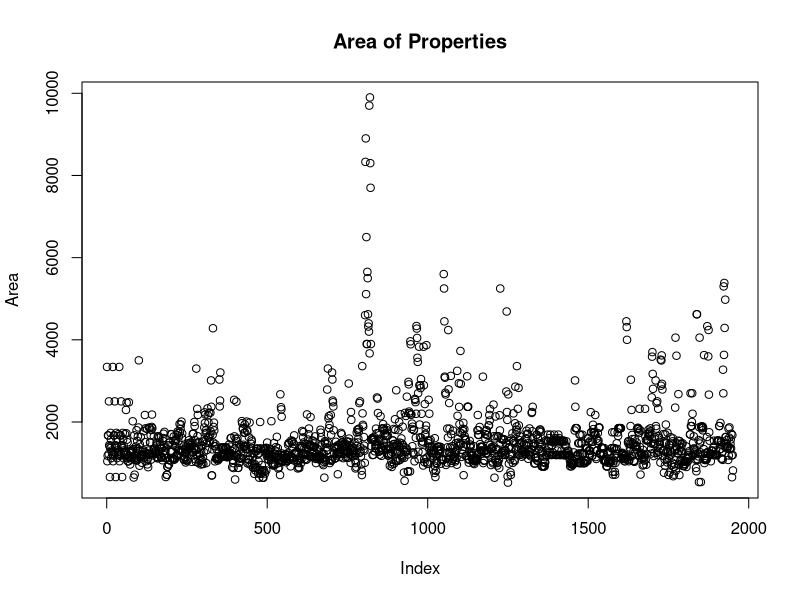

Generate this figure with R:
library(MASS)
library(class)

dane <- read.csv("Bangalore.csv")
dane <- dane[1:1951, ]
head(dane)

numerical_columns <- sapply(dane, is.numeric)
correlation_matrix <- cor(dane[, numerical_columns])
print(correlation_matrix)

plot(dane$Area, main="Area of Properties", xlab="Index", ylab="Area")



# Regresja logistyczna
dir_logistic <- glm(SwimmingPool ~ 
                      MaintenanceStaff + Gymnasium +  
                      LandscapedGardens + JoggingTrack + 
                      RainWaterHarvesting + IndoorGames + ShoppingMall + 
                      Intercom + SportsFacility + ATM + ClubHouse + 
                      School + X24X7Security + PowerBackup + CarParking + 
                      StaffQuarter + Cafeteria + MultipurposeRoom + 
                      Hospital + WashingMachine + Gasconnection + AC + 
                      Childrensplayarea + LiftAvailable + BED + 
                      VaastuCompliant + GolfCourse, 
                    family = binomial, data = dane)
summary(dir_logistic)

dir_logistic$probs <- predict(dir_logistic, type = "response")
head(dir_logistic$probs)

dane$SwimmingPool <- as.factor(dane$SwimmingPool)
contrasts(dane$SwimmingPool)

dir_logistic$predicted <- ifelse(dir_logistic$probs > 0.5, "Up", "Down")

dir_logistic$cm <- table(dir_logistic$predicted, dane$SwimmingPool)
dir_logistic$cm

(dir_logistic$cm[1, 2] + dir_logistic$cm[2, 1]) / sum(dir_logistic$cm)
mean(dir_logistic$predicted != dane$SwimmingPool)


set.seed(123)
train_indices <- sample(1:nrow(dane), size = 0.7 * nrow(dane))
train_data <- dane[train_indices, ]
test_data <- dane[-train_indices, ]
Direction_test <- dane$SwimmingPool[-train_indices]

# Fit the logistic regression model
dir_log_t <- list()
dir_log_t$fit <- glm(SwimmingPool ~ Price + Area +
                       Bedrooms + Resale +
                       MaintenanceStaff + Gymnasium +  
                       LandscapedGardens + JoggingTrack + 
                       RainWaterHarvesting + IndoorGames + ShoppingMall + 
                       Intercom + SportsFacility + ATM + ClubHouse + 
                       School + X24X7Security + PowerBackup + CarParking + 
                       StaffQuarter + Cafeteria + MultipurposeRoom + 
                       Hospital + WashingMachine + Gasconnection + AC + 
                       Childrensplayarea + LiftAvailable + BED + 
                       VaastuCompliant + GolfCourse, 
                     family = binomial, data = train_data)

# Print the summary of the model
summary(dir_log_t$fit)
dir_log_t$probs <- predict(dir_log_t$fit, newdata = test_data, type = "response")
dir_log_t$predicted <- ifelse(dir_log_t$probs > 0.5, 1, 0)
table(dir_log_t$predicted, Direction_test)


# Fit the logistic regression model
dir_log_best2 <- list()
dir_log_best2$fit <- glm(SwimmingPool ~ Price + Area + 
                       Resale + Gymnasium +  
                       LandscapedGardens + JoggingTrack + 
                       RainWaterHarvesting + IndoorGames + 
                       Intercom + SportsFacility + ClubHouse + 
                       X24X7Security + PowerBackup + 
                       StaffQuarter + MultipurposeRoom + 
                       Gasconnection +
                       Childrensplayarea, 
                     family = binomial, data = train_data)

# Print the summary of the model
summary(dir_log_best2$fit)
dir_log_best2$probs <- predict(dir_log_best2$fit, newdata = test_data, type = "response")
dir_log_best2$predicted <- ifelse(dir_log_best2$probs > 0.5, 1, 0)
table(dir_log_best2$predicted, Direction_test)


mean(Direction_test != "Up")



#LDA
dir_lda <- list()
dir_lda$fit <- lda(SwimmingPool ~ Price + Area + Resale + Gymnasium +  
                     LandscapedGardens + JoggingTrack + 
                     RainWaterHarvesting + IndoorGames + Intercom + 
                     SportsFacility + ClubHouse + X24X7Security + 
                     PowerBackup + StaffQuarter + MultipurposeRoom + 
                     Gasconnection + Childrensplayarea, 
                   data = dane)
dir_lda$fit


dir_lda$predicted <- predict(dir_lda$fit, test_data)
table(dir_lda$predicted$class, Direction_test)


max(dir_lda$predicted$posterior[, 2])
max(dir_lda$predicted$posterior[, 1])




#QDA
dir_qda <- list()
dir_qda$fit <- qda(SwimmingPool ~ Price + Area + Resale + Gymnasium +  
                     LandscapedGardens + JoggingTrack + 
                     RainWaterHarvesting + IndoorGames + Intercom + 
                     SportsFacility + ClubHouse + X24X7Security + 
                     PowerBackup + StaffQuarter + MultipurposeRoom + 
                     Gasconnection + Childrensplayarea, 
                   data = dane)
dir_qda$fit


dir_qda$predicted <- predict(dir_qda$fit, test_data)
table(dir_qda$predicted$class, Direction_test)


dane1 = na.omit(dane)
Direction_test <- dane1$SwimmingPool[-train_indices]
